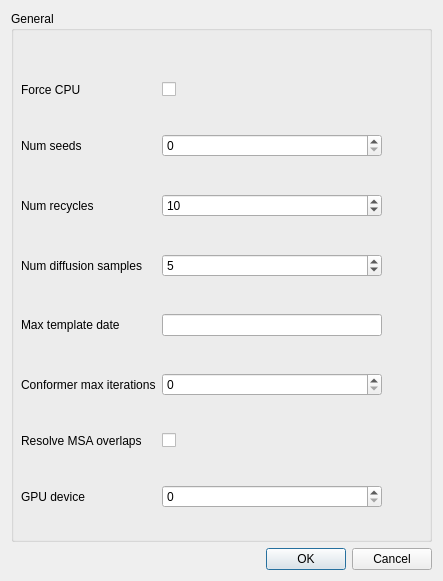
<?xml version="1.0" encoding="UTF-8"?>
<ui version="4.0">
 <class>AdvancedParamsDlg</class>
 <widget class="QDialog" name="AdvancedParamsDlg">
  <property name="geometry">
   <rect>
    <x>0</x>
    <y>0</y>
    <width>443</width>
    <height>581</height>
   </rect>
  </property>
  <property name="sizePolicy">
   <sizepolicy hsizetype="MinimumExpanding" vsizetype="MinimumExpanding">
    <horstretch>0</horstretch>
    <verstretch>0</verstretch>
   </sizepolicy>
  </property>
  <property name="windowTitle">
   <string>Advanced Settings</string>
  </property>
  <layout class="QVBoxLayout" name="verticalLayout_2">
   <item>
    <layout class="QVBoxLayout" name="verticalLayout" stretch="0">
     <property name="spacing">
      <number>-1</number>
     </property>
     <property name="sizeConstraint">
      <enum>QLayout::SetDefaultConstraint</enum>
     </property>
     <item>
      <widget class="QGroupBox" name="groupBox">
       <property name="enabled">
        <bool>true</bool>
       </property>
       <property name="sizePolicy">
        <sizepolicy hsizetype="MinimumExpanding" vsizetype="MinimumExpanding">
         <horstretch>0</horstretch>
         <verstretch>0</verstretch>
        </sizepolicy>
       </property>
       <property name="title">
        <string>General</string>
       </property>
       <widget class="QWidget" name="gridLayoutWidget_2">
        <property name="geometry">
         <rect>
          <x>10</x>
          <y>40</y>
          <width>361</width>
          <height>493</height>
         </rect>
        </property>
        <layout class="QGridLayout" name="gridLayout_2" rowstretch="0,0,0,0,0,0,0,0">
         <property name="sizeConstraint">
          <enum>QLayout::SetDefaultConstraint</enum>
         </property>
         <item row="0" column="1">
          <widget class="QCheckBox" name="chk_jobparams_force_cpu">
           <property name="text">
            <string/>
           </property>
          </widget>
         </item>
         <item row="0" column="0">
          <widget class="QLabel" name="label_11">
           <property name="text">
            <string>Force CPU</string>
           </property>
          </widget>
         </item>
         <item row="5" column="0">
          <widget class="QLabel" name="label_12">
           <property name="text">
            <string>Conformer max iterations</string>
           </property>
          </widget>
         </item>
         <item row="4" column="0">
          <widget class="QLabel" name="label_15">
           <property name="text">
            <string>Max template date</string>
           </property>
          </widget>
         </item>
         <item row="5" column="1">
          <widget class="QSpinBox" name="sbo_jobparams_conformer_max_iterations">
           <property name="maximum">
            <number>999999999</number>
           </property>
           <property name="value">
            <number>0</number>
           </property>
          </widget>
         </item>
         <item row="1" column="0">
          <widget class="QLabel" name="label_13">
           <property name="text">
            <string>Num seeds</string>
           </property>
          </widget>
         </item>
         <item row="6" column="0">
          <widget class="QLabel" name="label_7">
           <property name="text">
            <string>Resolve MSA overlaps</string>
           </property>
          </widget>
         </item>
         <item row="7" column="0">
          <widget class="QLabel" name="label">
           <property name="text">
            <string>GPU device</string>
           </property>
          </widget>
         </item>
         <item row="2" column="0">
          <widget class="QLabel" name="label_10">
           <property name="text">
            <string>Num recycles</string>
           </property>
          </widget>
         </item>
         <item row="6" column="1">
          <widget class="QCheckBox" name="chk_jobparams_resolve_msa_overlaps">
           <property name="text">
            <string/>
           </property>
          </widget>
         </item>
         <item row="3" column="1">
          <widget class="QSpinBox" name="sbo_jobparams_um_diffusion_samples">
           <property name="minimum">
            <number>1</number>
           </property>
           <property name="maximum">
            <number>999999999</number>
           </property>
           <property name="value">
            <number>5</number>
           </property>
          </widget>
         </item>
         <item row="1" column="1">
          <widget class="QSpinBox" name="sbo_jobparams_num_seeds">
           <property name="maximum">
            <number>999999999</number>
           </property>
          </widget>
         </item>
         <item row="3" column="0">
          <widget class="QLabel" name="label_2">
           <property name="text">
            <string>Num diffusion samples</string>
           </property>
          </widget>
         </item>
         <item row="7" column="1">
          <widget class="QSpinBox" name="sbo_jobparams_gpu_device"/>
         </item>
         <item row="2" column="1">
          <widget class="QSpinBox" name="sbo_jobparams_num_recycles">
           <property name="minimum">
            <number>1</number>
           </property>
           <property name="maximum">
            <number>999999999</number>
           </property>
           <property name="value">
            <number>10</number>
           </property>
          </widget>
         </item>
         <item row="4" column="1">
          <widget class="QLineEdit" name="lei_jobparams_max_template_date"/>
         </item>
        </layout>
       </widget>
      </widget>
     </item>
    </layout>
   </item>
   <item>
    <widget class="QDialogButtonBox" name="btn_jobparams_button_box">
     <property name="orientation">
      <enum>Qt::Horizontal</enum>
     </property>
     <property name="standardButtons">
      <set>QDialogButtonBox::Cancel|QDialogButtonBox::Ok</set>
     </property>
    </widget>
   </item>
  </layout>
 </widget>
 <resources/>
 <connections/>
</ui>
